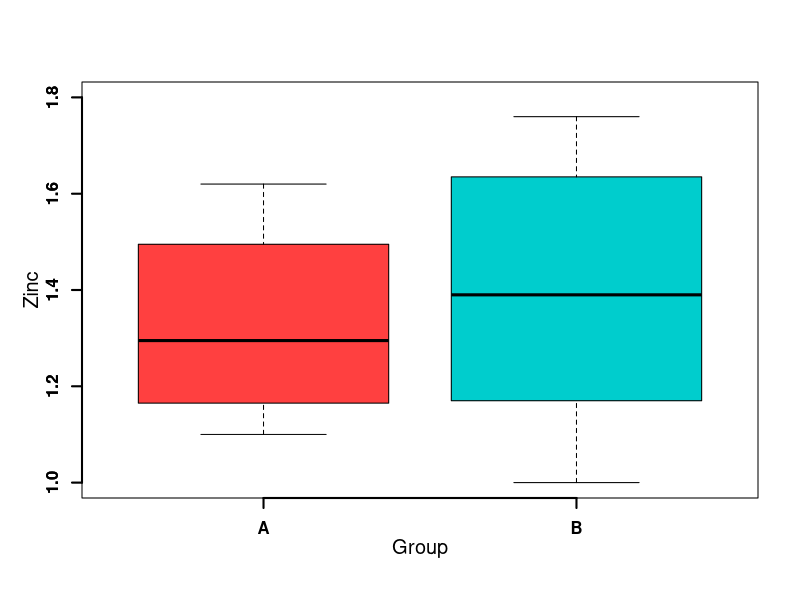
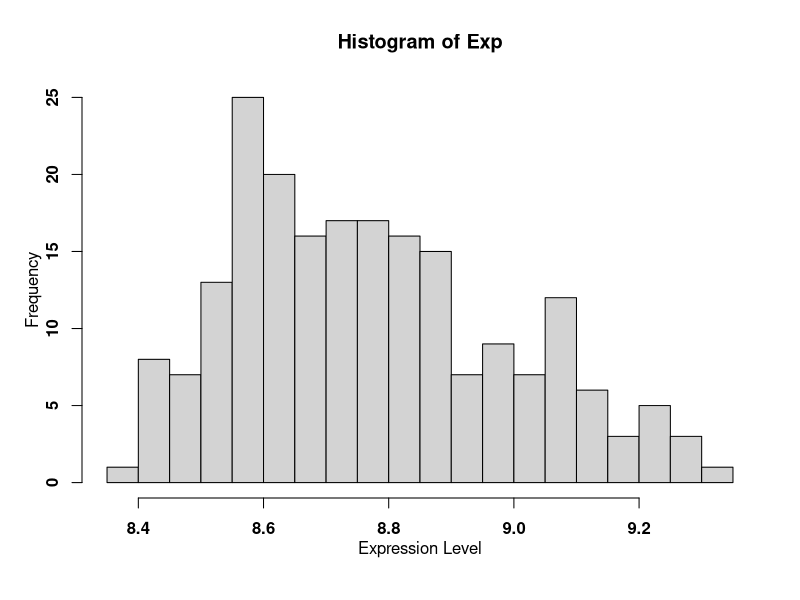
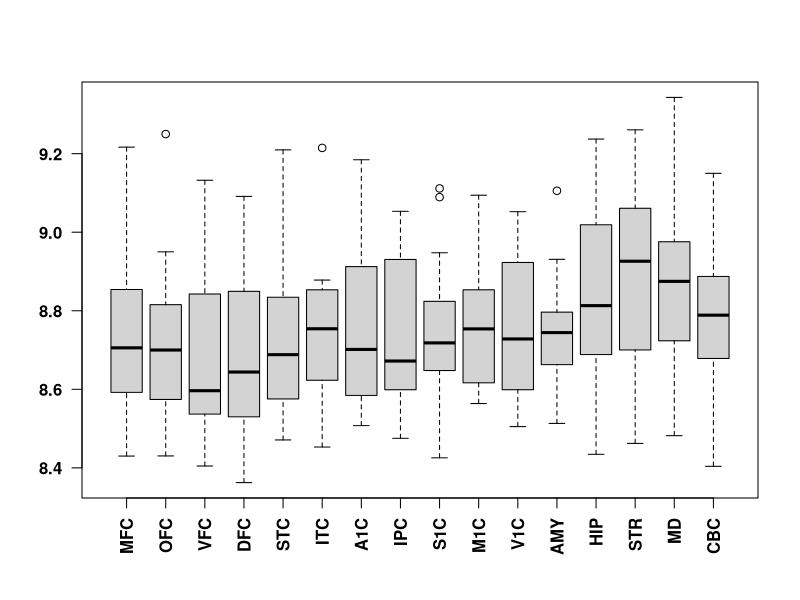
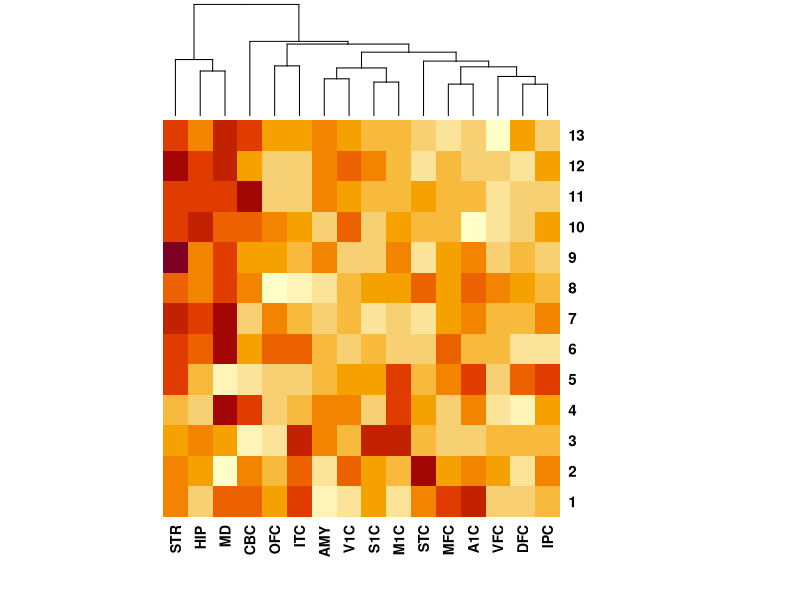
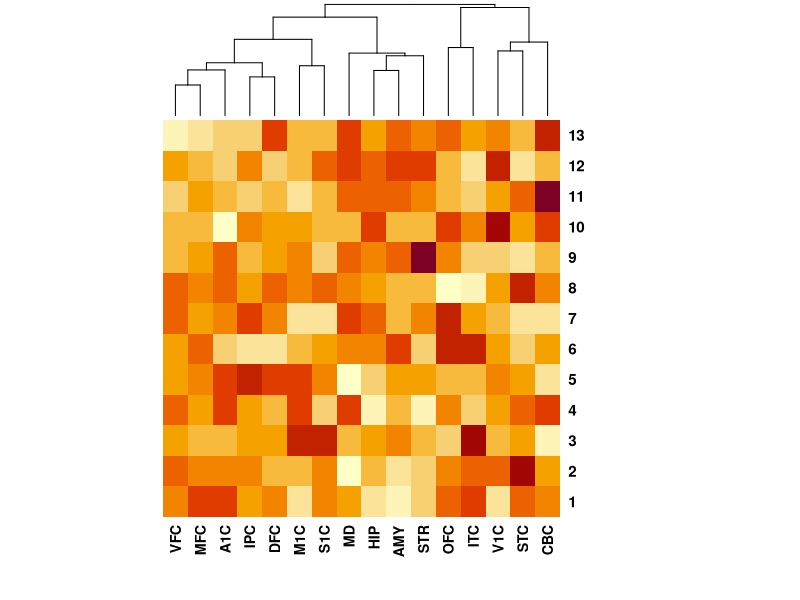

Reproduce these figures in R, in order.
# ******>>>>> Dingjue Ji dj333 <<<<<******
#
# I worked with * list other students here if applicable *
#
# STAT 530 Homework 1
# Due Monday, September 12, 9 AM
#
################################################################################
################################################################################

############################################# 80 characters ####################
# PRELIMINARY EXPLORATION
#

x <- read.csv("Zinc.csv", as.is=TRUE)  # Run this line without an error
                                       # before continuing.

# Two groups of rats were given a dietary supplement of calcium (group A) or
# a placebo (group B).  The groups were formed at random. Later, zinc
# concentrations were measured from blood samples, because researchers
# hypothesized that blood zinc levels might be a side effect of a calcium
# dietary supplement.
#
# How large is the data set?  Take a look at the first few cases (rows) and
# the last few cases to see if it looks reasonable.  Sometimes, it doesn't.
# If you get errors, below, then you likely ignored an error, above.
#
# In the area immediately below, provide any code you use for this basic
# exploration.  It won't be graded, but it should be included here for
# completeness and for your own use:

x.dim<-dim(x)
head(x)
tail(x)

# END of your informal exploratory data analysis code.

################################################################################
# Problem A: produce a side-by-side boxplot that illustrates the distribution of
# ZINC measurements broken down by GROUP.  It's a single command (which might be
# broken onto multiple lines because you should make nice axis labels, etc...).
# When you "compile notebook" you'll get the plot for free in the compiled
# report!

# Your code to produce the plot for Problem A:

par(mgp = c(2, 1, 0), font.axis=2)
boxplot(ZINC ~ GROUP, data = x, col = c('brown1', 'cyan3'),
        xlab = 'Group', ylab = 'Zinc', ylim = c(1,1.8),
        cex.lab=1.2, cex.axis=1)
axis(1, lwd=2, at = c(1, 2), labels=FALSE)
axis(2, lwd=2)


# End of Problem A
################################################################################
# Problem B: The following command might be expected
# to produce a scatterplot.  But when run, it produces an error:
#
## > plot(x$ZINC[x$GROUP=="A"], x$ZINC[x$GROUP=="B"])
## Error in xy.coords(x, y, xlabel, ylabel, log) : 
##  'x' and 'y' lengths differ
#
# Special note: if you try to run this plot(...) command in your
# console and got a different error about object 'x' not found,
# then you forgot to interactively read in the data set for exploration
# via the read.csv(...) above.  The "compile notebook" process is run
# separately from your interactive R session in the Console.  Use the
# keyboard shortcuts or copy-paste to do the read.csv(...) in the console.
#
# We're going to ask you to answer two problems on ClassesV2 (as an
# experiment to see if it could save us all time).  But I'll pose
# the main question here.  First, with another student, discuss the error
# shown above with respect to R objects.  Second, for the homework,
# explain the error in the context of this problem
# (rat zinc measurements). This might require playing around just a
# little bit in R.
# 
try(plot(x$ZINC[x$GROUP=="A"], x$ZINC[x$GROUP=="B"]))
# Sample number for A group
length(which(x$GROUP=='A'))
# Sample number for B group
length(which(x$GROUP=='B'))
# t test of two groups
t.test(ZINC~GROUP,data = x)
# End of Problem B
################################################################################
# Problem C: Go find a data set that is (preferably) a CSV file or some other
# nicely-formatted text file.  At this point, it should have variable names
# in the first row with the actual data cases starting in the second row.
# Otherwise, you may have trouble. If it's Excel, save it as CSV.  Put a copy of
# it into your Homework1 folder.  This should be a data set that you at least
# find mildly interesting.  Read the data set into R.  Look at the beginning
# and end (the first and last few rows) to make sure it seems sensible.
# Explore two or three of the variables with things like tables, summary
# statistics, and basic graphics (if all variables are categorical, you should
# investigate the function mosaicplot() in R).  Experiment with R and
# show us that you can manage the basics.

# The expression profile of gene 'scap' in different brain regions and time 
# periods
SCAP<-read.csv(file = 'SCAP_exp.csv', as.is = TRUE)
# Basic data check
dim(SCAP)
names(SCAP)
head(SCAP)
tail(SCAP)
# Data distribution check
sum_SCAP<-summary(SCAP)
mean_SCAP<-as.numeric(gsub('[^0-9\\.]', '', sum_SCAP[4,]))
mean_SCAP
var_SCAP<-apply(SCAP,2,var)
var_SCAP
hist(as.vector(as.matrix(SCAP)), xlab = 'Expression Level',
     breaks=30, main = 'Histogram of Exp')
par(las = 2)
#Function to flatten tables with col & row names
trtab<-function(x, col.name){
  rows<-rownames(x)
  cols<-colnames(x)
  col1<-rep(rows, length(cols))
  col2<-rep(cols, each=length(rows))
  col3<-as.vector(as.matrix(x))
  X<-data.frame(cbind(col1, col2, col3), stringsAsFactors = FALSE)
  colnames(X)<-col.name
  return(X)
}
scap<-trtab(SCAP, c('Time', 'Region', 'Exp'))
# ANOVA for randomized block design
summary(aov(Exp~Time+Region ,data=scap))

boxplot(SCAP, use.cols=TRUE)
# Regions are not clustered by their physical location
heatmap(as.matrix(SCAP), Rowv  = NA)
#Normalize the data by columns
norm_SCAP<-apply(SCAP, 2, function(x) ((x-mean(x))/sd(x)))
# Regions are more likely to be juxtaposed based on location
heatmap(norm_SCAP, Rowv  = NA)
# End of code/discussion for Problem C
################################################################################
#
# Done?  Press the "compile notebook" button in R Studio and produce either
# an HTML file or (if you get LaTeX installed) a PDF file.  Check it, make
# sure your name is on it, and print.  Printing this .R script without doing
# "compile notebook" is not sufficient.




